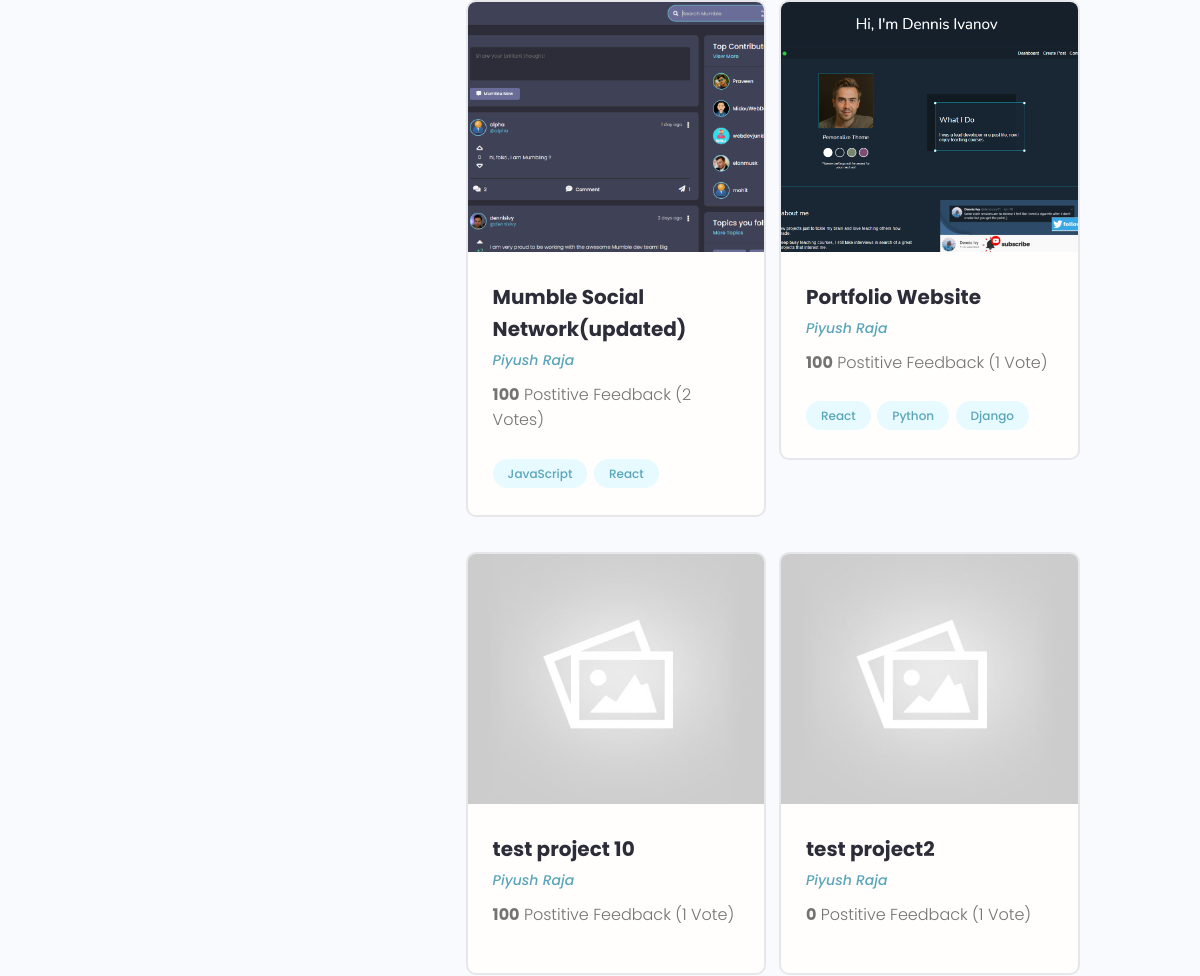
Page /profile/b94c978f-5e45-411d-be1d-273ed6c93a45 (middle part) on the earlier database version.
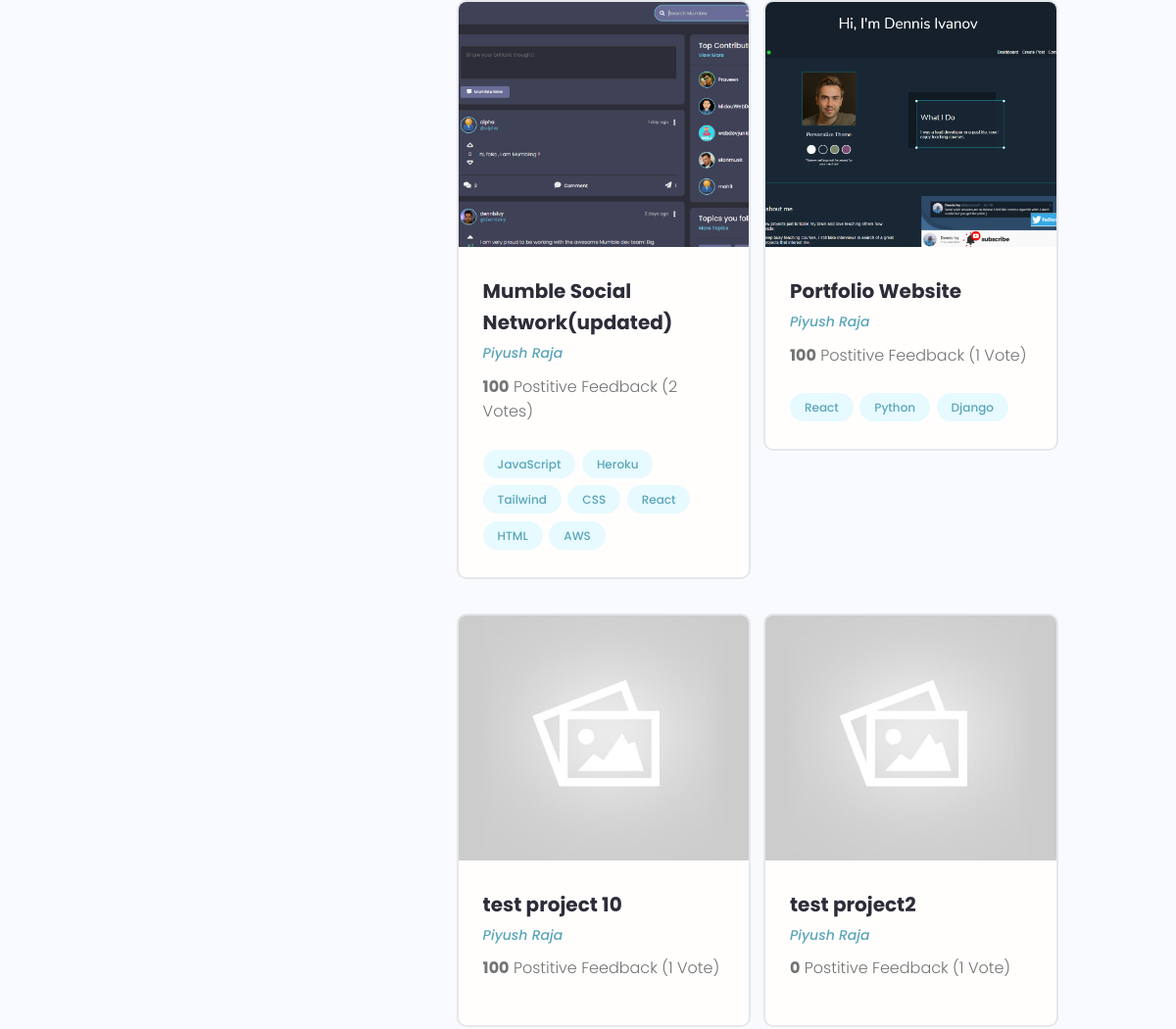
Same page on the later database version.
### projects/models.py (models this page shows, shortened)
class Project(models.Model) :
    owner=models.ForeignKey(Profile, null=True,blank=True, on_delete=models.CASCADE)
    title= models.CharField(max_length=200)
    description=models.TextField(null=True, blank=True)
    featured_image=models.ImageField(null=True, blank=True,default="default.jpg")
    demo_link = models.CharField(max_length=2000, null=True,blank=True)
    source_link = models.CharField(max_length=2000,null=True,blank=True)
    tags=models.ManyToManyField('Tag', blank=True)
    vote_total=models.IntegerField(default=0,null=True,blank=True)
    vote_ratio=models.IntegerField(default=0,null=True,blank=True)
    created=models.DateTimeField(auto_now_add=True)
    id=models.UUIDField(default=uuid.uuid4,unique=True, primary_key=True,editable=False)
    class Meta :
        ordering = ['-vote_ratio','-vote_total','title'] # will give oldest first
    @property
    def imageURL(self) :
        try :
            url = self.featured_image.url
        except :
            url=''
        return url

class Tag(models.Model) :
    name=models.CharField(max_length=300)
    created=models.DateTimeField(auto_now_add=True)
    id=models.UUIDField(default=uuid.uuid4,unique=True, primary_key=True,editable=False)
    def __str__(self):
        return self.name

### users/models.py (models this page shows, shortened)
class Profile(models.Model) :
    user = models.OneToOneField(User, on_delete=models.CASCADE,null=True,blank=True)
    name=models.CharField(max_length=200,blank=True,null=True)
    email=models.EmailField(max_length=500, blank=True,null=True)
    username=models.CharField(max_length=200,blank=True,null=True)
    location=models.CharField(max_length=200,blank=True,null=True)
    short_intro=models.CharField(max_length=200,blank=True,null=True)
    bio = models.TextField(blank=True,null=True )
    profile_image=models.ImageField(null=True,blank=True,upload_to='profiles/',default="profiles/user-default.png")
    social_github=models.CharField(max_length=200,blank=True,null=True)
    social_twitter=models.CharField(max_length=200,blank=True,null=True)
    social_linkedin=models.CharField(max_length=200,blank=True,null=True)
    social_youtube=models.CharField(max_length=200,blank=True,null=True)
    social_website=models.CharField(max_length=200,blank=True,null=True)
    created=models.DateTimeField(auto_now_add=True)
    id=models.UUIDField(default=uuid.uuid4,unique=True,primary_key=True,editable=False)
    class Meta :
        ordering = ['created']
    @property
    def imageURL(self) :
        try :
            url = self.profile_image.url
        except :
            url=''
        return url

### users/views.py (the view)
# urls.py: path('profile/<str:pk>', views.userProfile,name="user-profile"),
def userProfile(request,pk) :
    profile=Profile.objects.get(id=pk)
    topskills = profile.skill_set.exclude(description__exact="") #accessing the child model skill and filter all skills that is not empty
    otherskills=profile.skill_set.filter(description="")
    context={'profile':profile,'topskills':topskills,'otherskills':otherskills}
    return render(request,'users/user-profile.html',context)

### users/models.py (called while the page is built)
    def __str__(self):
        return str(self.name)

### users/templates/users/user-profile.html (shortened to what this page needs)
{% extends 'main.html' %}
{% block content %}
  <main class="profile my-md">
    <div class="container">
      <div class="layout">
        <div class="column column--1of3">
        </div>
        <div class="column column--2of3">
          <div class="devInfo">
            <div class="grid grid--two">
            {% for project in profile.project_set.all %}
              <div class="column">
                <div class="card project">
                  <a href="{%url 'project' project.id %}" class="project">
                    <img class="project__thumbnail" src="{{project.imageURL}}" alt="project thumbnail" />
                    <div class="card__body">
                      <h3 class="project__title">{{project.title}}</h3>
                      <p><a class="project__author" href="#">{{project.owner.name}}</a></p>
                      <p class="project--rating">
                        <span style="font-weight: bold;">{{project.vote_ratio}}</span> Postitive
                        Feedback ({{project.vote_total}} Vote{{project.vote_total|pluralize:"s"}})
                      </p>
                      <div class="project__tags">
                        {% for tag in project.tags.all %}
                        <span class="tag tag--pill tag--main">
                          <small>{{tag}}</small>
                        </span>
                        {% endfor %}
                      </div>
                    </div>
                  </a>
                </div>
              </div>
              {% endfor %}
            </div>
          </div>
        </div>
      </div>
    </div>
  </main>
{% endblock %}

Differences in the rows shown:
added Tag: name "Heroku", shown under Project "Mumble Social Network(updated)"
added Tag: name "Tailwind", shown under Project "Mumble Social Network(updated)"
added Tag: name "CSS", shown under Project "Mumble Social Network(updated)"
added Tag: name "HTML", shown under Project "Mumble Social Network(updated)"
added Tag: name "AWS", shown under Project "Mumble Social Network(updated)"
